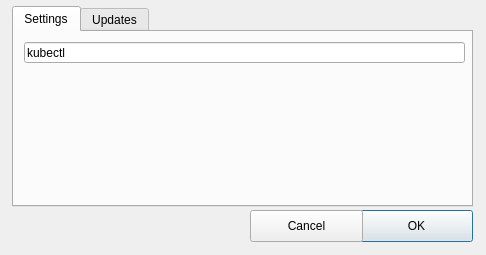
<?xml version="1.0" encoding="UTF-8"?>
<ui version="4.0">
 <class>Configuration</class>
 <widget class="QDialog" name="Configuration">
  <property name="windowModality">
   <enum>Qt::WindowModal</enum>
  </property>
  <property name="geometry">
   <rect>
    <x>0</x>
    <y>0</y>
    <width>486</width>
    <height>255</height>
   </rect>
  </property>
  <property name="windowTitle">
   <string>Settings</string>
  </property>
  <property name="modal">
   <bool>true</bool>
  </property>
  <widget class="QTabWidget" name="tabWidget">
   <property name="geometry">
    <rect>
     <x>12</x>
     <y>6</y>
     <width>461</width>
     <height>201</height>
    </rect>
   </property>
   <property name="currentIndex">
    <number>0</number>
   </property>
   <widget class="QWidget" name="tab">
    <attribute name="title">
     <string>Settings</string>
    </attribute>
    <widget class="QLineEdit" name="txt_kubectl">
     <property name="geometry">
      <rect>
       <x>10</x>
       <y>10</y>
       <width>441</width>
       <height>21</height>
      </rect>
     </property>
     <property name="text">
      <string>kubectl</string>
     </property>
     <property name="placeholderText">
      <string>path to kubectl ...</string>
     </property>
    </widget>
   </widget>
   <widget class="QWidget" name="update">
    <attribute name="title">
     <string>Updates</string>
    </attribute>
    <widget class="QCheckBox" name="chk_updates_startup">
     <property name="geometry">
      <rect>
       <x>20</x>
       <y>20</y>
       <width>221</width>
       <height>20</height>
      </rect>
     </property>
     <property name="text">
      <string>Check for updates on start up</string>
     </property>
     <property name="checked">
      <bool>true</bool>
     </property>
    </widget>
   </widget>
  </widget>
  <widget class="QPushButton" name="btn_save_configuration">
   <property name="geometry">
    <rect>
     <x>360</x>
     <y>210</y>
     <width>113</width>
     <height>32</height>
    </rect>
   </property>
   <property name="text">
    <string>OK</string>
   </property>
  </widget>
  <widget class="QPushButton" name="btn_cancel_configuration">
   <property name="geometry">
    <rect>
     <x>250</x>
     <y>210</y>
     <width>113</width>
     <height>32</height>
    </rect>
   </property>
   <property name="text">
    <string>Cancel</string>
   </property>
  </widget>
 </widget>
 <resources/>
 <connections/>
</ui>
